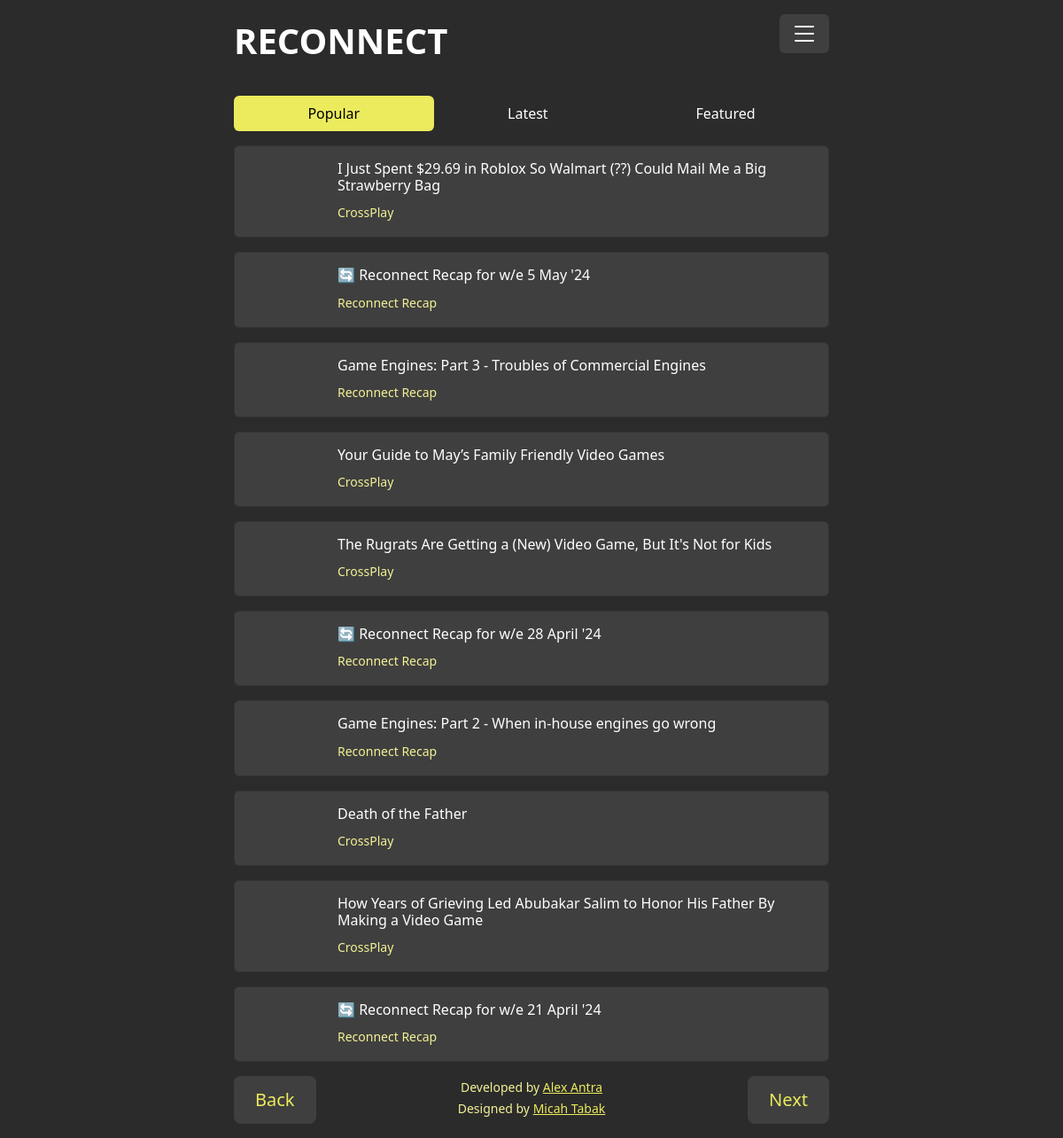
Screenshot of /?page=2 with the database file from the repository.
### website/models.py (models this page shows, shortened)
class Articles(models.Model):
    id          = models.UUIDField(primary_key=True,default=uuid.uuid4)
    title       = models.CharField(max_length=256,blank=False,null=False,help_text="", verbose_name="Article Title")
    url         = models.URLField(blank=False,null=False, help_text="", verbose_name="Article URL")
    image_url   = models.CharField(max_length=512,blank=False,null=False,help_text="", verbose_name="Image Reference")
    site        = models.ForeignKey(Sites, on_delete=models.PROTECT)
    published   = models.DateField(null=True, blank=True, help_text="The date the article was published", verbose_name="Published Date")
    created     = models.DateTimeField(auto_now_add=True,null=True, blank=True, help_text="The date the article was created in the site", verbose_name="Created Date")
    boost       = models.FloatField(default=0,blank=False,help_text="Boosts the article artificially",verbose_name="Boost Count")
    clicks      = models.FloatField(default=0,blank=False,help_text="Count of link clicks",verbose_name="Click Count")
    modifier    = models.FloatField(default=1,blank=False,help_text="",verbose_name="Modifier Score")
    rank        = models.GeneratedField(
                    expression=((F("clicks")+ F("boost")) * F("modifier")),
                    output_field=models.IntegerField(default=0,blank=False,help_text="Rank in the feed", verbose_name="Rank Score"),
                    db_persist=True,
                )
    hidden      = models.BooleanField(default=False, help_text="The article is hidden", verbose_name="Article Hidden")
    site_hide   = models.BooleanField(default=False, help_text="The parent site is hidden", verbose_name="Site Hidden")
    curated     = models.BooleanField(default=False, help_text="The article is curate", verbose_name="Article Curated")
    class Meta:
        db_table = "articles"
        ordering = ['created']
        verbose_name = "Articles"
        verbose_name_plural = "Articles"
        constraints = [models.UniqueConstraint(fields=["url"], name='unique_url')]
        indexes = [
            models.Index(fields=['hidden'], name='hidden_idx'),
            models.Index(fields=['site_hide'], name='site_hide_idx'),
            models.Index(fields=['-curated'], name='curated_idx'),
            models.Index(fields=['-published'], name='published_idx'),
        ]

class Sites(models.Model):
    id          = models.UUIDField(primary_key=True,default=uuid.uuid4)
    name        = models.CharField(max_length=256,blank=False,null=False,help_text="Name of the Site", verbose_name="Name")
    url         = models.URLField(blank=False,null=False, help_text="Top level URL of the Site", verbose_name="Site URL")
    feed        = models.URLField(blank=False,null=False, help_text="The URL of the Feed", verbose_name="Feed URL")
    feed_type   = models.ForeignKey(Logic, on_delete=models.PROTECT, limit_choices_to=models.Q(category="METHOD"))
    description = models.TextField(max_length=2000, blank=False,null=False,help_text="Explanation of the site", verbose_name="Site Description")
    logo        = models.ImageField(upload_to='sites', max_length=512,help_text="Upload the sites logo", verbose_name="Site Logo")
    modifier    = models.FloatField(default=1, blank=False, help_text="Rank Modifier", verbose_name="Modifier Value")
    hidden      = models.BooleanField(default=False, help_text="Indicates whether the site is hidden", verbose_name="Site Hidden")
    class Meta:
        db_table = "sites"
        ordering = ['name']
        verbose_name = "Sites"
        verbose_name_plural = "Sites"
    def __str__(self):
        return self.name

### website/views.py (the view)
# urls.py: 2. Add a URL to urlpatterns:  path('', Home.as_view(), name='home')
@csrf_protect
def Home(request,filtr):
    if not request.session.exists(request.session.session_key):
        request.session.create()
    session = request.session.session_key
    f = filtr   # filter for page view type
    p = 10      # page limit
    page = request.GET.get("page")
    if f == 1: # Newest
        items = ContentQuery(f)
    elif f == 2: #Curated
        items = ContentQuery(f)
    elif f == 3: #Random
        items = ContentQuery(f)
    else: # Trending
        items = ContentQuery(f)
    paginator = Paginator(items,p)
    page_obj = paginator.get_page(page)
    try:
        content = paginator.page(page)
    except PageNotAnInteger:
        content = paginator.page(1)
    except EmptyPage:
        content = paginator.page(paginator.num_pages)
    context = {
        "session"       : session,
        "content"       : content,
        "filtr"         : f,
        "page_obj"      : page_obj,
    }
    return render(request,'home.html',context)

### website/views.py (called while the page is built)
def ContentQuery(filtr):
        f = filtr
        date_start  = date.today()
        date_end    = date_start - timedelta(days=90)
        query       = Articles.objects.filter(hidden=False,site_hide=False,published__range=[date_end,date_start]).order_by('-published')
        if f == 1: # Newest
            content = query.filter(hidden=False,site_hide=False).select_related("site").order_by('-published')[:100]
        elif f == 2: #Curated
            content = query.filter(hidden=False,site_hide=False,curated=True).select_related("site").order_by('-published')[:20]
        elif f == 3: #Random
            content = query.filter(hidden=False,site_hide=False).select_related("site").order_by('?')[:100]
        else: # Trending
            content = query.filter(hidden=False,site_hide=False).select_related("site").order_by('-rank','-published')[:100]
        return(content)

### website/templates/home.html
{% extends "base.html" %}
{% block content %}
{% load static %}
<div class="container my-3">
{% include "filter.html" %}
</div>
<div class="container">
{% include "content.html" %}
</div>
<div class="container">
{% include "pagination.html" %}
</div>
{% endblock %}

### website/templates/content.html (shortened to what this page needs)
{% for c in content %}
<div class="card mb-3 BG_SecDark">
    <div class="row g-0">
      <div class="col-1" style="width: 100px;">
        <div class="rounded-start" style="background-image: url({{c.image_url}}); height: 100%; width: 100px; background-position: 50% 50%; background-size: 300px;"></div>
      </div>
      <div class="col">
        <div class="card-body">
          <h6 class="card-title"><a href="{{c.url}}" target="_blank" onclick="castVote('{{c.id}}','{{session}}','{{ csrf_token }}')" class="TC_White TD_None">{{c.title}}</a></h6>
          <p class="card-text"><small class="text-muted"><a href="/more/{{c.site.id}}" target="_blank" class="TC_SecYellow TD_None">{{c.site}}</a>
            </small></p>
        </div>
      </div>
    </div>
  </div>
{% endfor %}

### website/static/CSS/custom.css (style rules this page uses)
:root { --PrimaryDark: #2B2B2B; --SecondaryDark: #3f3f3f; --PrimaryYellow: #ebeb5d; --SecondaryYellow: #f4f296; }
body { background-color: var(--PrimaryDark) !important; color: white !important; }
.BG_SecDark { background-color: var(--SecondaryDark) !important; }
.TC_SecYellow { color: var(--SecondaryYellow) !important; }
.TC_White { color: white !important; }
.TD_None { text-decoration: none !important; }

### rows the page displays
Articles: title "I Just Spent $29.69 in Roblox So Walmart (??) Could Mail Me a Big Strawberry Bag", site "CrossPlay"
Articles: title "🔄 Reconnect Recap for w/e 5 May '24", site "Reconnect Recap"
Articles: title "Game Engines: Part 3 - Troubles of Commercial Engines", site "Reconnect Recap"
Articles: title "Your Guide to May’s Family Friendly Video Games", site "CrossPlay"
Articles: title "The Rugrats Are Getting a (New) Video Game, But It's Not for Kids", site "CrossPlay"
Articles: title "🔄 Reconnect Recap for w/e 28 April '24", site "Reconnect Recap"
Articles: title "Game Engines: Part 2 - When in-house engines go wrong", site "Reconnect Recap"
Articles: title "Death of the Father", site "CrossPlay"
Articles: title "How Years of Grieving Led Abubakar Salim to Honor His Father By Making a Video Game", site "CrossPlay"
Articles: title "🔄 Reconnect Recap for w/e 21 April '24", site "Reconnect Recap"
